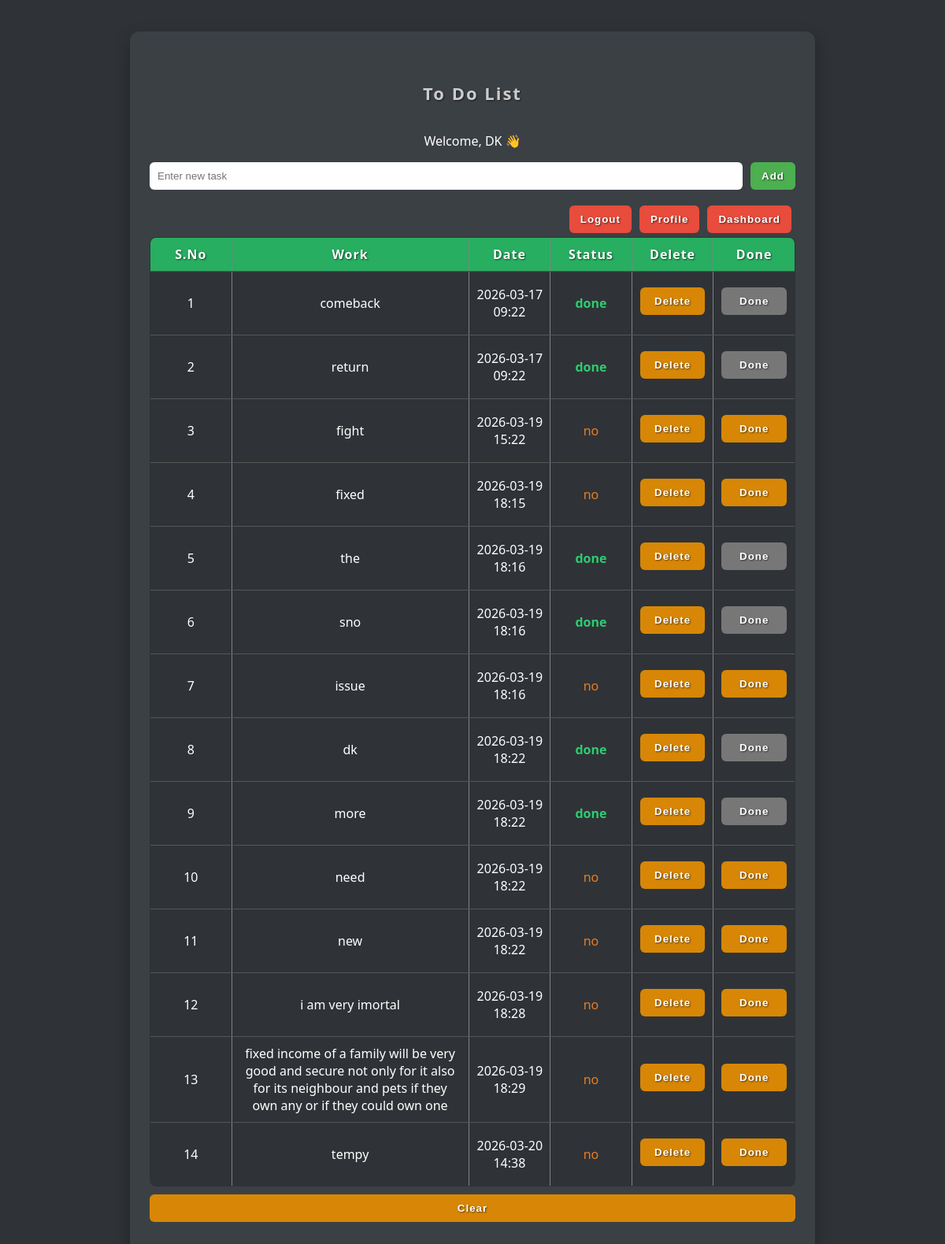
Page / (signed in) on the earlier database version.
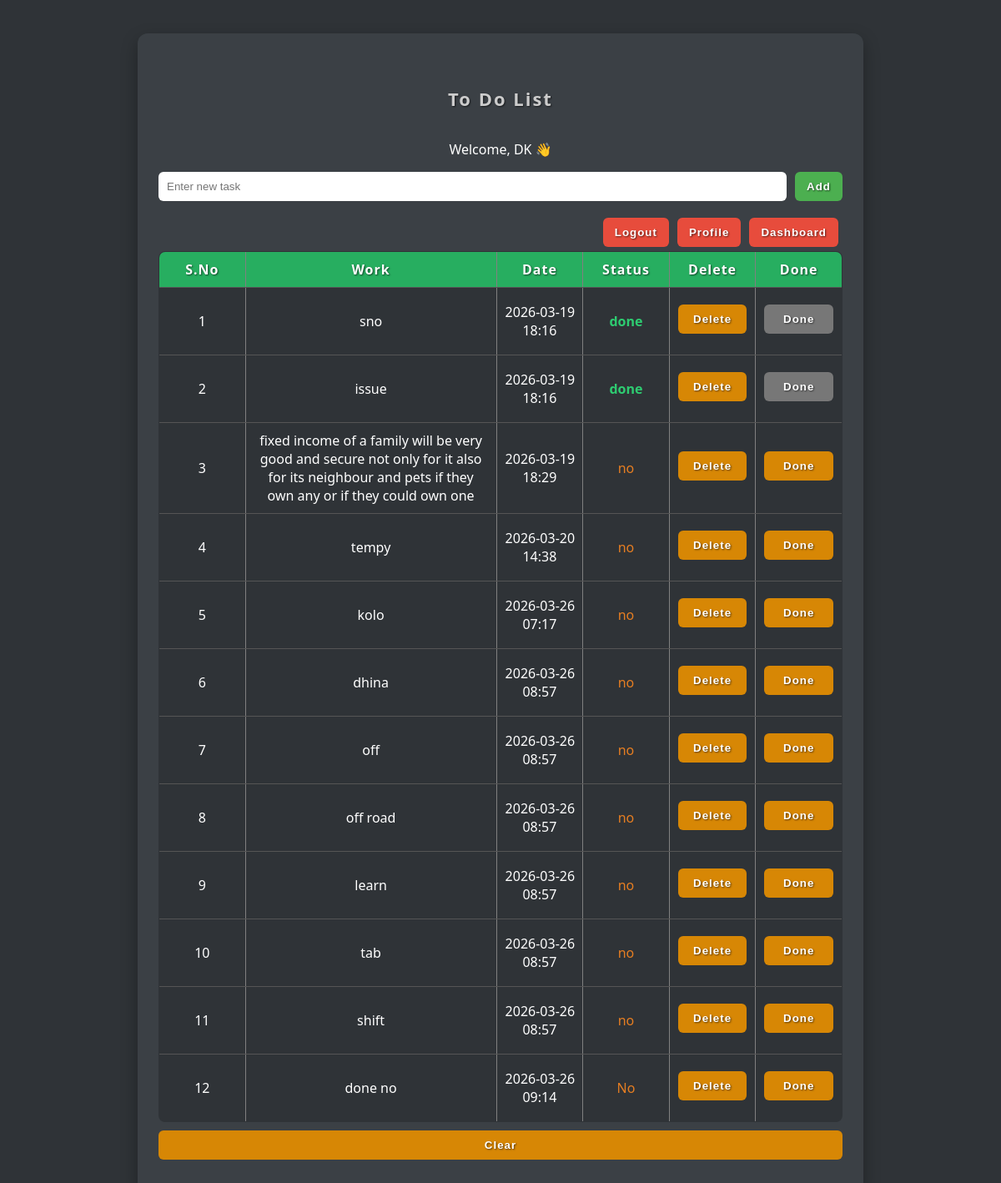
Same page on the later database version.
### tables this page shows
CREATE TABLE tdl_table (
    num INTEGER PRIMARY KEY AUTOINCREMENT,
    work TEXT,
    date TIMESTAMP DEFAULT CURRENT_TIMESTAMP,
    status TEXT,
    user_id INTEGER
);

### app.py (the view)
@app.route("/", methods=["GET"])
def home():
    if "user_id" not in session:
        return redirect("/login")
    user_id = session["user_id"]
    tasks = db.display_activity(user_id)
    return render_template("index.html", tasks=tasks)

### better_sorce.py (called while the page is built)
def display_activity(user_id):
    query = "SELECT * FROM tdl_table WHERE user_id=?"
    cursor.execute(query,(user_id,))
    return cursor.fetchall()

### templates/index.html (shortened to what this page needs)
<!DOCTYPE html>
<html>
<head>
    <link rel="stylesheet" href="{{ url_for('static', filename='style.css') }}">
</head>
<body>
<div class="container">
<div class="empty-state">
    <h2>To Do List</h2>
</div>
<p style="text-align:center;">
    Welcome, {{ session['username'] }} 👋
</p>
<form action="/add" method="POST">
    <input type="text" name="task" placeholder="Enter new task" required>
    <button type="submit">Add</button>
</form>
<a href="/dashboard">
    <button>Dashboard</button>
</a>
<a href="/profile">
    <button>Profile</button>
</a>
<a href="/logout" onclick="return confirm('Are you sure you want to logout?')">
    <button>Logout</button>
</a>
<br>
{% if tasks|length == 0 %}
    <div class="empty-state">
        <p>No tasks yet 🚀</p>
    </div>
{% else %}
<table border="1">
<tr>
    <th>S.No</th>
    <th>Work</th>
    <th>Date</th>
    <th>Status</th>
    <th>Delete</th>
    <th>Done</th>
</tr>
{% for task in tasks %}
<tr>
    <td>{{loop.index}}</td>
    <td>{{task[1]}}</td>
    <td>
        {{ task[2].split(' ')[0] }}<br>
        {{ task[2].split(' ')[1][:5] }}
    </td>
    <td class="{{ 'done' if task[3]|trim|lower == 'done' else 'pending' }}">
        {{task[3]}}
    </td>
    <td>
        <form action="/delete/{{task[0]}}" method="POST">
            <button type="submit">Delete</button>
        </form>
    </td>
    <td>
        <form action="/done/{{task[0]}}" method="POST">
            <button type="submit"
                {% if task[3]|trim|lower == 'done' %}
                    disabled
                    style="background:#777; cursor:not-allowed;"
                {% endif %}>
                    Done
            </button>
        </form>
    </td>
</tr>
{% endfor %}
</table>
{% endif %}
<form action="/clear" method="POST" onsubmit="return confirm('Clear entire table?');">
    <button type="submit">Clear</button>
</form>
</div>
</body>
</html>

### static/style.css (style rules this page uses)
body { font-family: 'Segoe UI', Arial, sans-serif; background: #2f3337; display: flex; justify-content: center; align-items: flex-start; padding: 40px 0; margin: 0; color: white; }
.container { background: #3b4045; padding: 25px; border-radius: 12px; width: 820px; max-width: 90%; box-shadow: 0 8px 20px rgba(0,0,0,0.3); }
h2 { text-align: center; margin-bottom: 15px; }
.container a button { float: right; margin: 5px; background: #e74c3c; }
form { display: flex; gap: 10px; margin-bottom: 15px; }
input { flex: 1; padding: 10px; border-radius: 6px; border: none; outline: none; }
button { padding: 10px 14px; background: #4CAF50; border: none; color: white; cursor: pointer; border-radius: 6px; transition: 0.2s; white-space: nowrap; letter-spacing: 1px; font-weight: 800; text-shadow: 1px 1px 2px rgba(0,0,0,0.6); }
button:disabled { background: #777; cursor: not-allowed; }
table { width: 100%; table-layout: fixed; border-collapse: collapse; margin-top: 10px; background: #2f3337; border-radius: 8px; overflow: hidden; }
th { background: #27ae60; color: white; padding: 10px; color: white; letter-spacing: 1px; font-weight: 800; text-shadow: 1px 1px 2px rgba(0,0,0,0.6); }
th, td { padding: 10px; text-align: center; border-bottom: 1px solid #555; vertical-align: middle; }
th:nth-child(2),td:nth-child(2) { width: 280px; word-break: break-word; white-space: normal; }
th:nth-child(3),td:nth-child(3) { white-space: nowrap; }
.done { color: #2ecc71; font-weight: bold; }
.pending { color: #e67e22; }
form:last-child button { width: 100%; margin-top: 10px; background: #d78705; }
.empty-state { width: 100%; display: flex; justify-content: center; align-items: center; margin: 20px 0; }
.empty-state h2 { color: rgb(255, 255, 255); letter-spacing: 2px; font-weight: 800; text-shadow: 1px 1px 2px rgba(0,0,0,0.6); text-align: center; font-size: 22px; color: #ccc; }

Differences in the rows shown:
removed tdl_table: work "comeback", date "2026-03-17", date "09:22", status "done"
removed tdl_table: work "return", date "2026-03-17", date "09:22", status "done"
removed tdl_table: work "fight", date "2026-03-19", date "15:22", status "no"
removed tdl_table: work "fixed", date "2026-03-19", date "18:15", status "no"
removed tdl_table: work "the", date "2026-03-19", date "18:16", status "done"
removed tdl_table: work "dk", date "2026-03-19", date "18:22", status "done"
removed tdl_table: work "more", date "2026-03-19", date "18:22", status "done"
removed tdl_table: work "need", date "2026-03-19", date "18:22", status "no"
removed tdl_table: work "new", date "2026-03-19", date "18:22", status "no"
removed tdl_table: work "i am very imortal", date "2026-03-19", date "18:28", status "no"
changed tdl_table "issue": status "no" → "done"
added tdl_table: work "kolo", date "2026-03-26", date "07:17", status "no"
added tdl_table: work "dhina", date "2026-03-26", date "08:57", status "no"
added tdl_table: work "off", date "2026-03-26", date "08:57", status "no"
added tdl_table: work "off road", date "2026-03-26", date "08:57", status "no"
added tdl_table: work "learn", date "2026-03-26", date "08:57", status "no"
added tdl_table: work "tab", date "2026-03-26", date "08:57", status "no"
added tdl_table: work "shift", date "2026-03-26", date "08:57", status "no"
added tdl_table: work "done no", date "2026-03-26", date "09:14", status "No"
